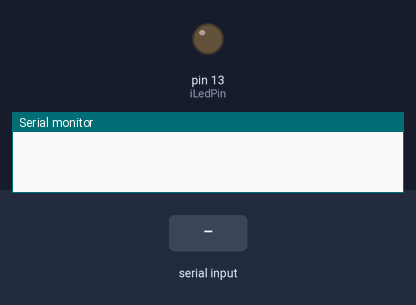
Recording of a sketch running on a simulated Arduino Uno, built with avr-gcc and run on an emulated ATmega328P. Parts: output pins drawn as LEDs (lit = HIGH), the last lines printed to the serial monitor. The test bench sets the inputs (shaded band).

Above: at 1.2 s.
1.3 s: "o" received over Serial
At 2.4 s:
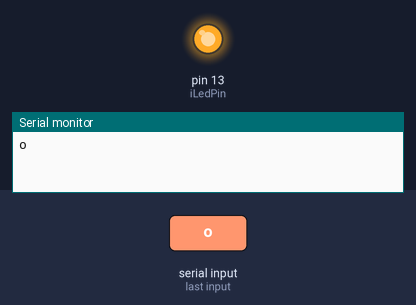
2.8 s: "c" received over Serial
At 3.6 s:
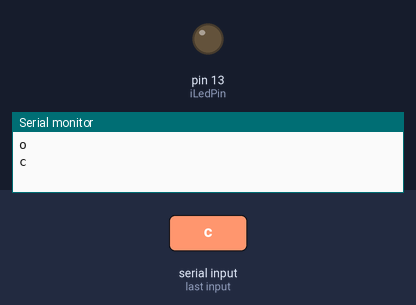
Timing chart, 0 to 5.8 s (numbered marks = the images above; inputs shaded):
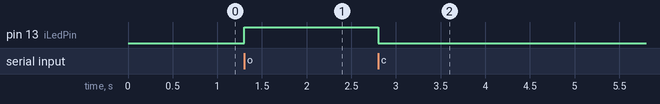

Measured:
- after the input at 1.3 s, pin 13 (iLedPin): LOW → HIGH at once
- after the input at 2.8 s, pin 13 (iLedPin): HIGH → LOW at once

The sketch:

bt_recv.ino
```cpp
int iLedPin=13;
void setup() {
  // put your setup code here, to run once:
pinMode(iLedPin,OUTPUT);
Serial.begin(38400);
}

void loop() {
  // put your main code here, to run repeatedly:
while(Serial.available()){
  char cCmd=Serial.read();
  Serial.println(cCmd);
  if(cCmd=='o'){
  digitalWrite(iLedPin,HIGH);
  }else if(cCmd=='c'){
   digitalWrite(iLedPin,LOW);
  }

}


}
```
